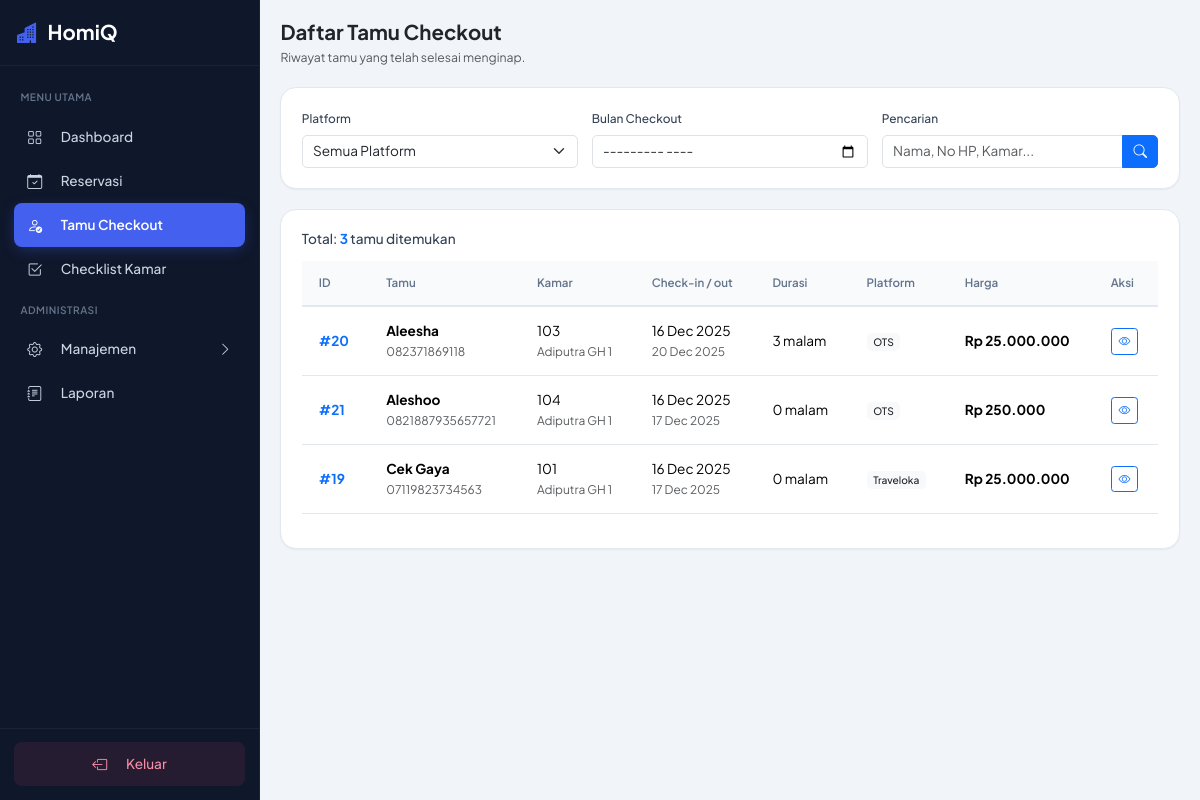
The app's page /daftar_tamu_checkout.php (signed in) with its own data.
### tables this page shows
CREATE TABLE `tbl_reservasi` (
  `id_reservasi` int(11) NOT NULL,
  `id_kamar` int(11) NOT NULL,
  `id_tamu` int(11) NOT NULL,
  `tgl_checkin` datetime NOT NULL,
  `tgl_checkout` datetime NOT NULL,
  `harga_total` decimal(10,2) NOT NULL,
  `jumlah_tamu` int(11) NOT NULL DEFAULT 1,
  `platform_booking` varchar(50) NOT NULL DEFAULT 'OTS',
  `status_booking` enum('Booking','Checked-in','Checked-out','Canceled') NOT NULL DEFAULT 'Booking',
  `status_pembayaran` enum('Belum Bayar','DP','Lunas') NOT NULL DEFAULT 'Belum Bayar',
  `jumlah_dp` decimal(10,2) DEFAULT NULL,
  `catatan_operator` text DEFAULT NULL,
  `path_identitas` varchar(255) DEFAULT NULL,
  `dibuat_oleh_user` int(11) DEFAULT NULL,
  `jenis_booking` varchar(50) DEFAULT NULL,
  `dibuat_pada` timestamp NULL DEFAULT current_timestamp()
);

CREATE TABLE `tbl_tamu` (
  `id_tamu` int(11) NOT NULL,
  `nama_lengkap` varchar(150) NOT NULL,
  `no_hp` varchar(20) NOT NULL,
  `email` varchar(100) DEFAULT NULL,
  `catatan_membership` text DEFAULT NULL,
  `didaftarkan_pada` timestamp NULL DEFAULT current_timestamp()
);

CREATE TABLE `tbl_kamar` (
  `id_kamar` int(11) NOT NULL,
  `id_properti` int(11) NOT NULL,
  `nama_kamar` varchar(50) NOT NULL,
  `tipe_kamar` varchar(50) DEFAULT NULL,
  `harga_default` decimal(10,2) NOT NULL DEFAULT 0.00,
  `status` enum('Tersedia','Kotor','Maintenance','Tidak Tersedia') NOT NULL DEFAULT 'Tersedia'
);

CREATE TABLE `tbl_properti` (
  `id_properti` int(11) NOT NULL,
  `nama_properti` varchar(100) NOT NULL,
  `alamat` text DEFAULT NULL
);

### daftar_tamu_checkout.php (the view, shortened to what this page needs)
<?php
require_once 'koneksi.php';
$filter_bulan = $_GET['bulan'] ?? '';
$search = $_GET['search'] ?? '';
$where_conditions = ["r.status_booking = 'Checked-out'"];
$where_clause = !empty($where_conditions) ? 'WHERE ' . implode(' AND ', $where_conditions) : "WHERE r.status_booking = 'Checked-out'";
$query = "SELECT r.*,
          t.nama_lengkap, t.no_hp, t.email,
          k.nama_kamar, k.tipe_kamar,
          p.nama_properti,
          u.nama_lengkap as operator_nama
          FROM tbl_reservasi r
          JOIN tbl_tamu t ON r.id_tamu = t.id_tamu
          JOIN tbl_kamar k ON r.id_kamar = k.id_kamar
          JOIN tbl_properti p ON k.id_properti = p.id_properti
          LEFT JOIN tbl_users u ON r.dibuat_oleh_user = u.id_user
          $where_clause
          ORDER BY r.tgl_checkout DESC, r.dibuat_pada DESC
          LIMIT 100";
$stmt = $koneksi->prepare($query);
$stmt->execute();
$result_reservasi = $stmt->get_result();
?>
<!DOCTYPE html>
<html lang="id">
<head>
    <link href="https://cdn.jsdelivr.net/npm/bootstrap@5.3.3/dist/css/bootstrap.min.css" rel="stylesheet">
    <link href="https://cdn.jsdelivr.net/npm/bootstrap-icons@1.11.3/font/bootstrap-icons.css" rel="stylesheet">
</head>
<body style="overflow-x: hidden;">
    <div id="main-container">
        <?php include 'sidebar.php'; ?>
        <div id="main-content" class="flex-grow-1 p-3 p-md-4">
            <header class="d-flex justify-content-between align-items-center mb-4">
                <div>
                    <h4 class="fw-bold mb-1 text-dark">Daftar Tamu Checkout</h4>
                    <p class="text-muted mb-0" style="font-size: 0.9rem;">Riwayat tamu yang telah selesai menginap.</p>
                </div>
            </header>
            <div class="filter-card">
                <form method="GET" action="" class="row g-3 align-items-end">
                    <div class="col-md-4">
                        <label class="form-label small fw-medium">Platform</label>
                        <select class="form-select" name="platform">
                            <option value="">Semua Platform</option>
                        </select>
                    </div>
                    <div class="col-md-4">
                        <label class="form-label small fw-medium">Bulan Checkout</label>
                        <input type="month" class="form-control" name="bulan" value="<?php echo htmlspecialchars($filter_bulan); ?>">
                    </div>
                    <div class="col-md-4">
                        <label class="form-label small fw-medium">Pencarian</label>
                        <div class="input-group">
                            <input type="text" class="form-control" name="search" placeholder="Nama, No HP, Kamar..." value="<?php echo htmlspecialchars($search); ?>">
                            <button class="btn btn-primary" type="submit">
                                <i class="bi bi-search"></i>
                            </button>
                        </div>
                    </div>
                </form>
            </div>
            <div class="content-card">
                <div class="d-flex justify-content-between align-items-center mb-3">
                    <h6 class="mb-0">Total: <span class="text-primary fw-bold"><?php echo $result_reservasi->num_rows; ?></span> tamu ditemukan</h6>
                </div>
                <?php if ($result_reservasi->num_rows > 0): ?>
                    <div class="table-responsive">
                        <table class="table table-modern">
                            <thead>
                                <tr>
                                    <th>ID</th>
                                    <th>Tamu</th>
                                    <th>Kamar</th>
                                    <th>Check-in / out</th>
                                    <th>Durasi</th>
                                    <th>Platform</th>
                                    <th>Harga</th>
                                    <th>Aksi</th>
                                </tr>
                            </thead>
                            <tbody>
                                <?php while ($row = $result_reservasi->fetch_assoc()):
                                    $checkin = new DateTime($row['tgl_checkin']);
                                    $checkout = new DateTime($row['tgl_checkout']);
                                    $durasi = $checkin->diff($checkout)->days;
                                ?>
                                    <tr onclick="window.location='detail_reservasi.php?id=<?php echo $row['id_reservasi']; ?>'">
                                        <td><span class="fw-bold text-primary">#<?php echo $row['id_reservasi']; ?></span></td>
                                        <td>
                                            <strong class="d-block"><?php echo htmlspecialchars($row['nama_lengkap']); ?></strong>
                                            <small class="text-muted"><?php echo htmlspecialchars($row['no_hp']); ?></small>
                                        </td>
                                        <td>
                                            <span class="d-block"><?php echo htmlspecialchars($row['nama_kamar']); ?></span>
                                            <small class="text-muted"><?php echo htmlspecialchars($row['nama_properti']); ?></small>
                                        </td>
                                        <td>
                                            <span class="d-block"><?php echo date('d M Y', strtotime($row['tgl_checkin'])); ?></span>
                                            <small class="text-muted"><?php echo date('d M Y', strtotime($row['tgl_checkout'])); ?></small>
                                        </td>
                                        <td><?php echo $durasi; ?> malam</td>
                                        <td>
                                            <span class="badge bg-light text-dark fw-medium"><?php echo htmlspecialchars($row['platform_booking']); ?></span>
                                        </td>
                                        <td>
                                            <strong>Rp <?php echo number_format($row['harga_total'], 0, ',', '.'); ?></strong>
                                        </td>
                                        <td>
                                            <a href="detail_reservasi.php?id=<?php echo $row['id_reservasi']; ?>"
                                               class="btn btn-sm btn-outline-primary"
                                               onclick="event.stopPropagation();">
                                                <i class="bi bi-eye"></i>
                                            </a>
                                        </td>
                                    </tr>
                                <?php endwhile; ?>
                            </tbody>
                        </table>
                    </div>
                <?php endif; ?>
            </div>
        </div>
    </div>
</body>
</html>

### daftar_tamu_checkout.php (style rules this page uses)
html { font-size: 85%; }
:root { --primary: #4361ee; --primary-soft: #eef2ff; --secondary: #3f37c9; --success: #06d6a0; --warning: #ffd166; --danger: #ef476f; --dark: #1e293b; --light: #f8f9fa; --body-bg: #f1f5f9; --card-bg: #ffffff; --text-main: #334155; --text-muted: #64748b; --border-color: #e2e8f0; --sidebar-width: 260px; --sidebar-bg: #0f172a; --radius-md: 12px; --radius-lg: 16px; --shadow-sm: 0 1px 2px 0 rgb(0 0 0 / 0.05); --shadow-md: 0 4px 6px -1px rgb(0 0 0 / 0.1), 0 2px 4px -2px rgb(0 0 0 / 0.1); --shadow-lg: 0 10px 15px -3px rgb(0 0 0 / 0.1), 0 4px 6px -4px rgb(0 0 0 / 0.1); }
body { font-family: 'Plus Jakarta Sans', sans-serif; background-color: var(--body-bg); color: var(--text-main); }
#main-container { display: flex; min-height: 100vh; }
#main-content { transition: width 0.3s ease; width: 100%; }
@media (min-width: 992px) { #main-content { margin-left: var(--sidebar-width); width: calc(100% - var(--sidebar-width)); } }
.content-card { background: var(--card-bg); border-radius: var(--radius-lg); padding: 1.5rem; box-shadow: var(--shadow-sm); border: 1px solid var(--border-color); margin-bottom: 1.5rem; }
.filter-card { background: var(--card-bg); border-radius: var(--radius-lg); padding: 1.5rem; margin-bottom: 1.5rem; box-shadow: var(--shadow-sm); border: 1px solid var(--border-color); }
.table-modern { width: 100%; }
.table-modern thead th { background: #f8fafc; font-weight: 600; font-size: 0.85rem; color: var(--text-muted); border-bottom: 2px solid var(--border-color); padding: 1rem 1.25rem; }
.table-modern tbody td { padding: 1rem 1.25rem; vertical-align: middle; border-bottom: 1px solid var(--border-color); }

### sidebar.php (style rules this page uses)
:root { --primary: #4361ee; --sidebar-bg: #0f172a; --sidebar-width: 260px; --text-main: #334155; --text-muted: #64748b; }

### records on screen
tbl_reservasi: id_reservasi "20", id_tamu.nama_lengkap "Aleesha", id_tamu.no_hp "082371869118", id_kamar.nama_kamar "103", tbl_properti.nama_properti "Adiputra GH 1", tgl_checkin "16 Dec 2025", tgl_checkout "20 Dec 2025", durasi "3", platform_booking "OTS", harga_total "25.000.000"
tbl_reservasi: id_reservasi "21", id_tamu.nama_lengkap "Aleshoo", id_tamu.no_hp "0821887935657721", id_kamar.nama_kamar "104", tbl_properti.nama_properti "Adiputra GH 1", tgl_checkin "16 Dec 2025", tgl_checkout "17 Dec 2025", durasi "0", platform_booking "OTS", harga_total "250.000"
tbl_reservasi: id_reservasi "19", id_tamu.nama_lengkap "Cek Gaya", id_tamu.no_hp "07119823734563", id_kamar.nama_kamar "101", tbl_properti.nama_properti "Adiputra GH 1", tgl_checkin "16 Dec 2025", tgl_checkout "17 Dec 2025", durasi "0", platform_booking "Traveloka", harga_total "25.000.000"

### other values on screen
$result_reservasi->num_rows "3"
